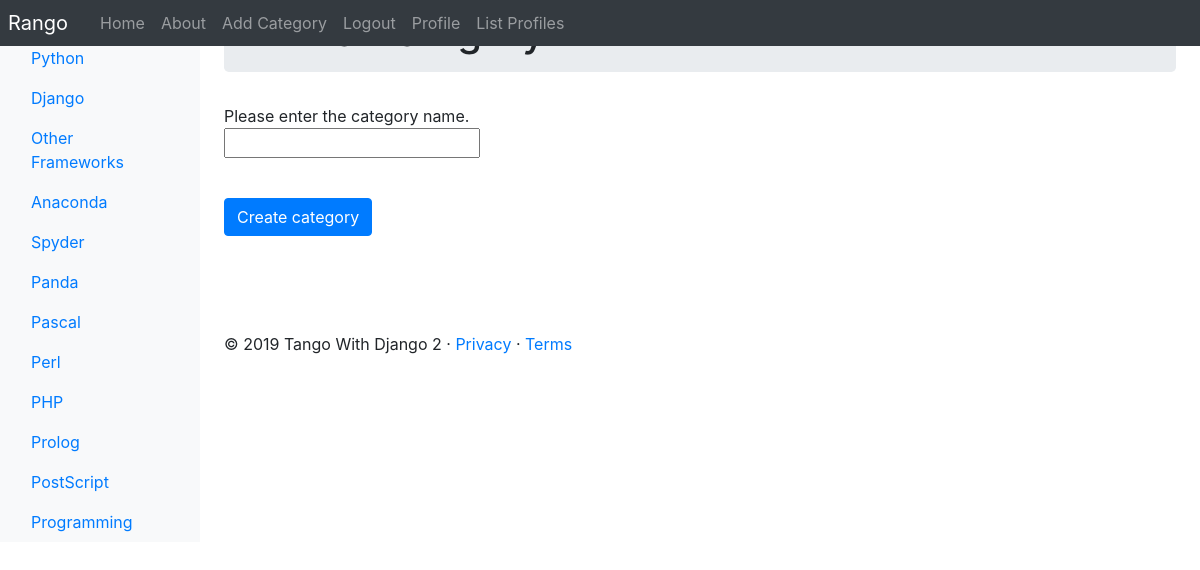
/rango/add_category/ (signed in), run on the app's committed database.
### rango/models.py (models this page shows, shortened)
class Category(models.Model):
    name = models.CharField(max_length=128, unique=True)
    views = models.IntegerField(default=0)
    likes = models.IntegerField(default=0)
    slug = models.SlugField(unique=True)
    class Meta:
        verbose_name_plural = 'Categories'

### rango/views.py (the view, shortened to what this page needs)
# urls.py: path('add_category/', AddCategoryView.as_view(), name='add_category'),
class AddCategoryView(View):
    @method_decorator(login_required)
    def get(self, request):
        form = CategoryForm()
        return render(request, 'rango/add_category.html', {'form':form})

### rango/forms.py
class CategoryForm(forms.ModelForm):
    name= forms.CharField(max_length = 128,
                            help_text = "Please enter the category name.")
    views = forms.IntegerField(widget = forms.HiddenInput(), initial=0)
    likes = forms.IntegerField(widget = forms.HiddenInput(), initial=0)
    slug = forms.CharField(widget = forms.HiddenInput(), required = False)
    class Meta:
        model = Category
        fields = ('name',)

### rango/templatetags/rango_template_tags.py (called while the page is built)
@register.inclusion_tag('rango/cats.html')
def get_category_list(cat = None):
    return {'cats': Category.objects.all(),
            'act_cat': cat}

### templates/rango/add_category.html (shortened to what this page needs)
{% extends 'rango/base.html' %}
{% load staticfiles %}
{% block body_block %}
    <div class="jumbotron p-2">
      <div class="container">
        <h1 class="jumbotron-heading">Add a Category</h1>
      </div>
    </div>
    <div class="container">
        <div class="row">
        <form role="form" id="category_form" method="post" action="{% url 'rango:add_category' %}">
            {% for field in form.visible_fields %}
                {{ field.help_text }}<br />
                {{ field }}<br />
                        <div class="p-2"></div>
            {% endfor %}
            <br />
            <button class="btn btn-primary" type="submit" name="submit">
                Create category
            </button>
                <div class="p-5"></div>
        </form>
        </div>
    </div>
{% endblock %}

### templates/rango/cats.html (shortened to what this page needs)
<ul class="nav flex-column">
  {% if cats %}
      {% for c in cats %}
      {% if c == act_cat %}
          <li class="nav-item">
              <a class="nav-link active" href="{% url 'rango:show_category' c.slug %}">
              <span data-feather="at-sign"></span>{{ c.name }}</a>
          </li>
      {% else %}
          <li class="nav-item">
              <a class="nav-link" href="{% url 'rango:show_category' c.slug %}">
              {{ c.name }}</a>
          </li>
      {% endif %}
      {% endfor %}
  {% else %}
      <li class="nav-item">No Categories Yet!</li>
  {% endif %}
</ul>

### data on the page
Category: name "Python"
Category: name "Django"
Category: name "Other Frameworks"
Category: name "Anaconda"
Category: name "Spyder"
Category: name "Panda"
Category: name "Pascal"
Category: name "Perl"
Category: name "PHP"
Category: name "Prolog"
Category: name "PostScript"
Category: name "Programming"

### other printed values
{{ field.help_text }} "Please enter the category name."
